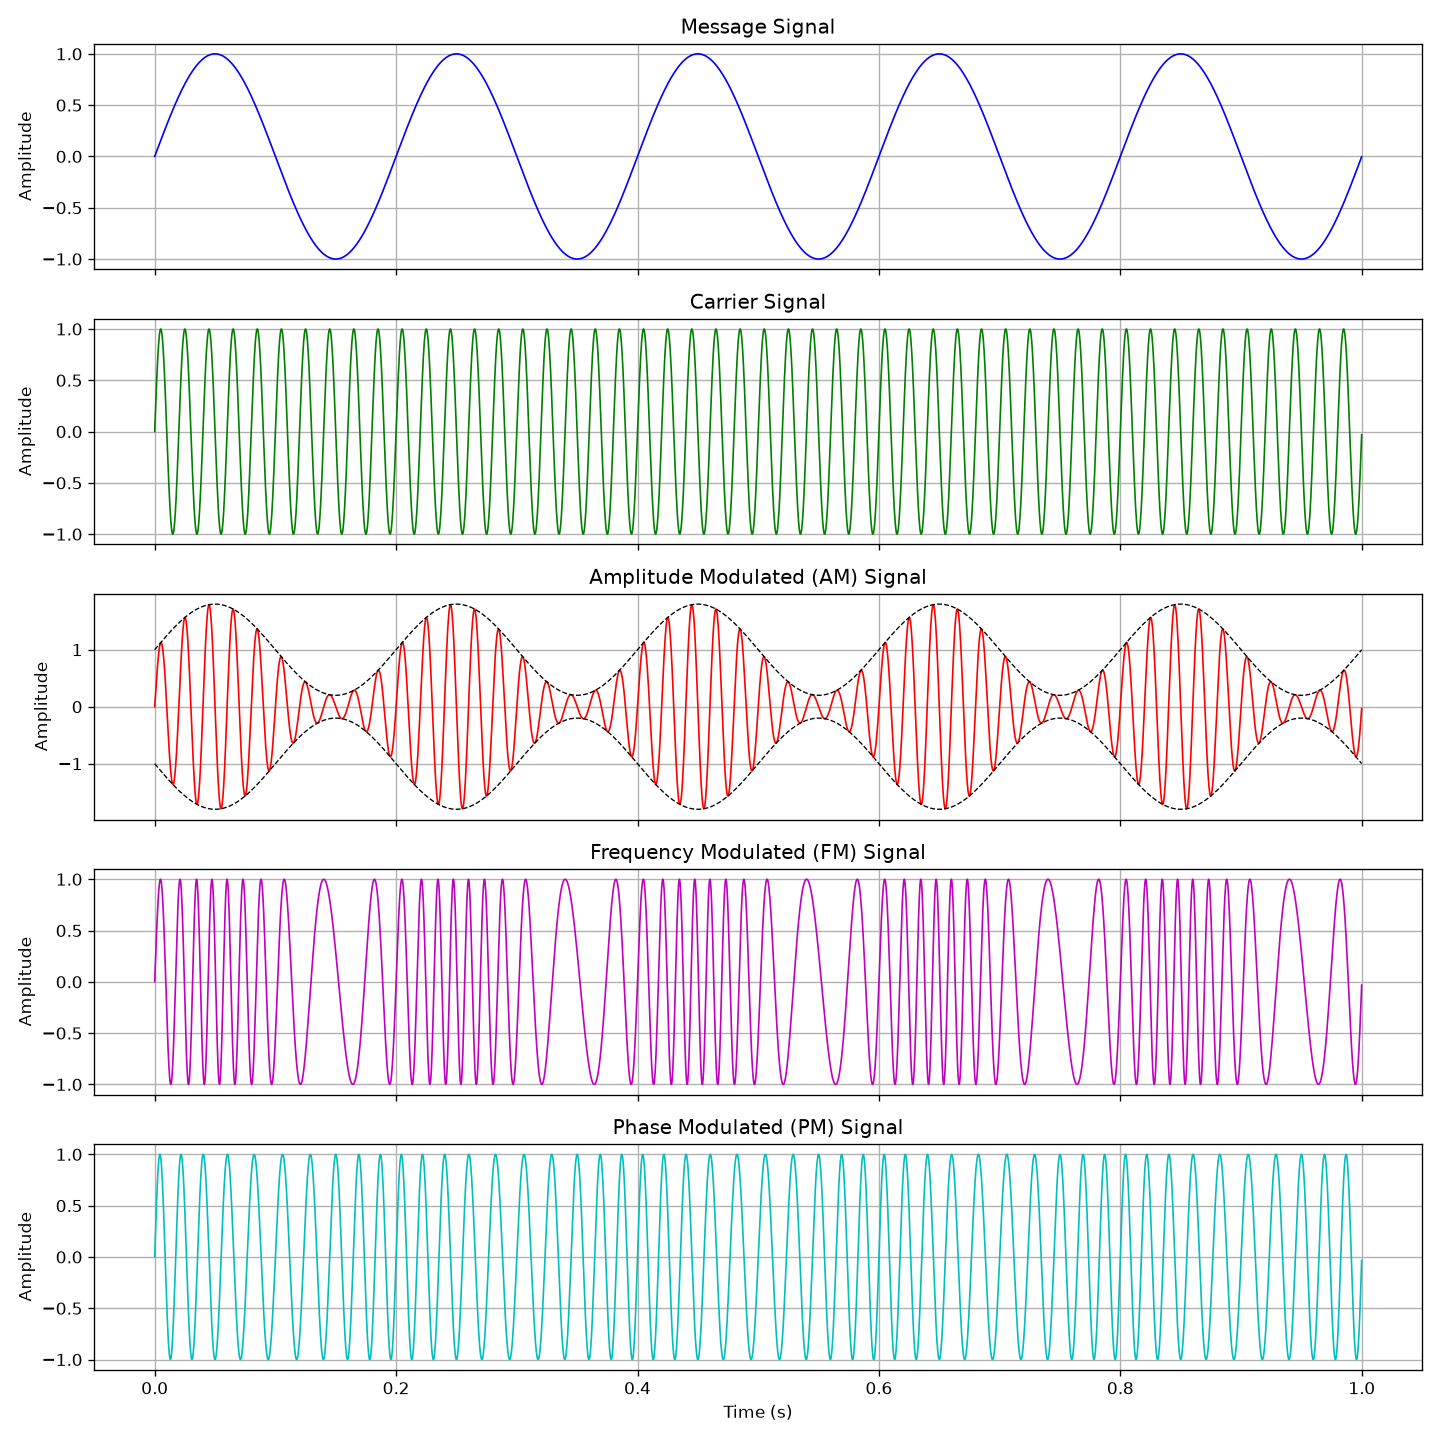

Here is the Python script that generated this plot:
"""
Analog Modulation: Amplitude (AM), Frequency (FM) and Phase (PM) modulation.
Plots message, carrier and the three modulated waveforms.
"""
import numpy as np
import matplotlib.pyplot as plt

# ---------------- Parameters ----------------
fs = 10000          # sampling frequency (Hz)
t = np.arange(0, 1, 1 / fs)

Am, fm = 1.0, 5     # message amplitude & frequency
Ac, fc = 1.0, 50    # carrier amplitude & frequency
ka = 0.8            # AM modulation index
kf = 30             # FM frequency deviation (Hz per unit amplitude)
kp = np.pi / 2      # PM phase deviation (rad per unit amplitude)

# ---------------- Signals ----------------
message = Am * np.sin(2 * np.pi * fm * t)
carrier = Ac * np.sin(2 * np.pi * fc * t)

# AM: amplitude of carrier varies with the message
am_signal = Ac * (1 + ka * message) * np.sin(2 * np.pi * fc * t)

# FM: instantaneous frequency varies with the message
#     phase = 2*pi*kf * integral(message dt)
integral_m = np.cumsum(message) / fs
fm_signal = Ac * np.sin(2 * np.pi * fc * t + 2 * np.pi * kf * integral_m)

# PM: phase of carrier varies directly with the message
pm_signal = Ac * np.sin(2 * np.pi * fc * t + kp * message)

# ---------------- Info ----------------
print("Analog Modulation Parameters")
print(f"  Message : Am={Am}, fm={fm} Hz")
print(f"  Carrier : Ac={Ac}, fc={fc} Hz")
print(f"  AM modulation index (mu)    = {ka}")
print(f"  FM modulation index (beta)  = {kf * Am / fm:.2f}")
print(f"  PM phase deviation (rad)    = {kp * Am:.2f}")

# ---------------- Plot ----------------
plots = [
    (message, "Message Signal", "b"),
    (carrier, "Carrier Signal", "g"),
    (am_signal, "Amplitude Modulated (AM) Signal", "r"),
    (fm_signal, "Frequency Modulated (FM) Signal", "m"),
    (pm_signal, "Phase Modulated (PM) Signal", "c"),
]

fig, axes = plt.subplots(len(plots), 1, figsize=(12, 12), sharex=True)
for ax, (sig, title, color) in zip(axes, plots):
    ax.plot(t, sig, color, linewidth=1)
    ax.set_title(title)
    ax.set_ylabel("Amplitude")
    ax.grid(True)
# draw the AM envelope for reference
axes[2].plot(t, Ac * (1 + ka * message), "k--", linewidth=0.8)
axes[2].plot(t, -Ac * (1 + ka * message), "k--", linewidth=0.8)
axes[-1].set_xlabel("Time (s)")

plt.tight_layout()
plt.savefig("analog_modulation.png", dpi=120)
plt.show()
